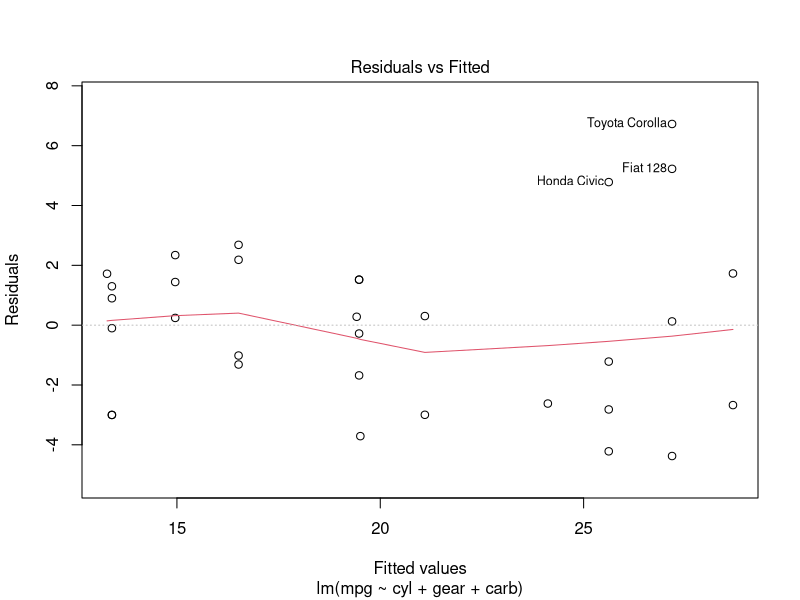
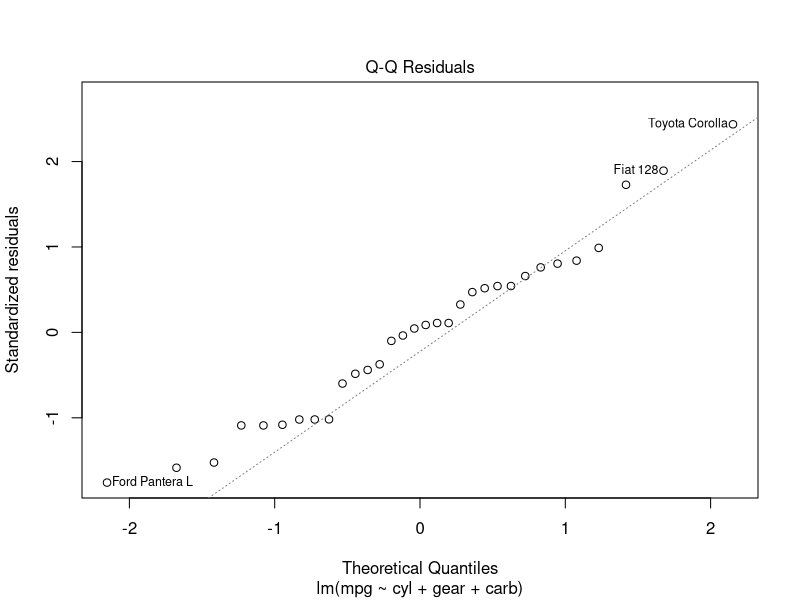
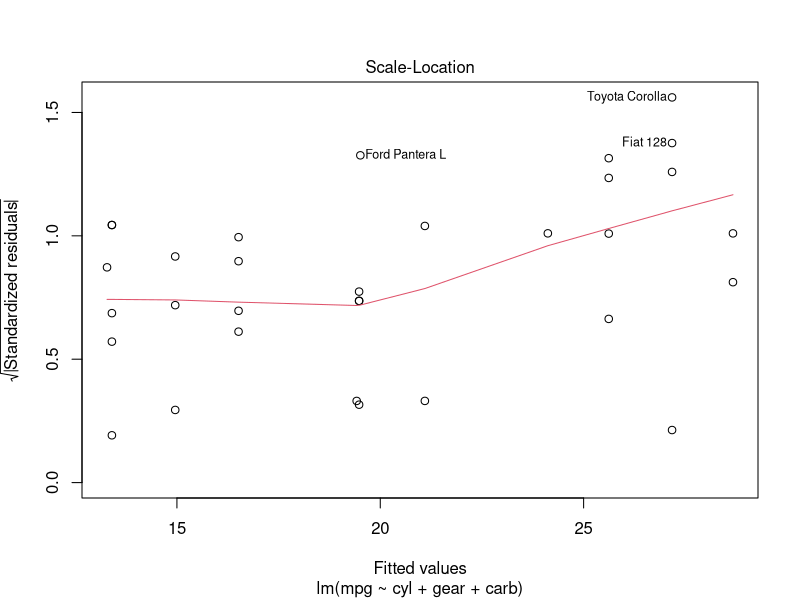
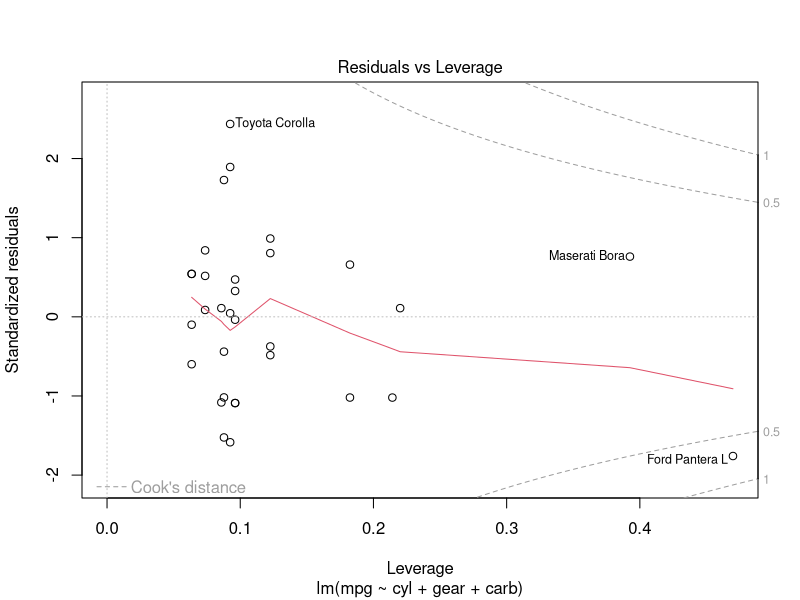

R code for these plots, in order:
cars
head(cars)
lm= lm(dist~speed,cars)
lm

mtcars
lm2= lm(mpg~cyl+gear+carb, mtcars)
lm2
 summary(lm2)
plot(lm2) 

install.packages('caTools')
library(caTools)
